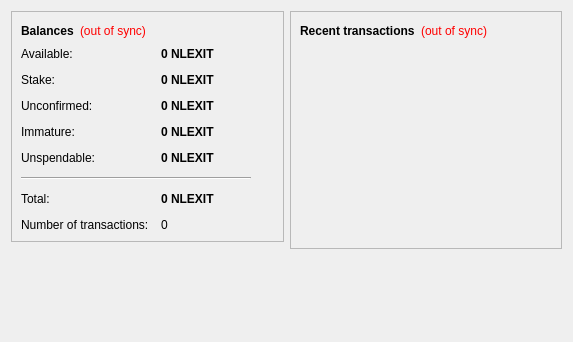
<?xml version="1.0" encoding="UTF-8"?>
<ui version="4.0">
 <class>OverviewPage</class>
 <widget class="QWidget" name="OverviewPage">
  <property name="geometry">
   <rect>
    <x>0</x>
    <y>0</y>
    <width>573</width>
    <height>342</height>
   </rect>
  </property>
  <property name="windowTitle">
   <string>Form</string>
  </property>
  <layout class="QHBoxLayout" name="horizontalLayout" stretch="1,1">
   <item>
    <layout class="QVBoxLayout" name="verticalLayout_2">
     <item>
      <widget class="QFrame" name="frame">
       <property name="frameShape">
        <enum>QFrame::StyledPanel</enum>
       </property>
       <property name="frameShadow">
        <enum>QFrame::Raised</enum>
       </property>
       <layout class="QVBoxLayout" name="verticalLayout_4">
        <item>
         <layout class="QHBoxLayout" name="horizontalLayout_4">
          <item>
           <widget class="QLabel" name="label_5">
            <property name="font">
             <font>
              <weight>75</weight>
              <bold>true</bold>
             </font>
            </property>
            <property name="text">
             <string>Balances</string>
            </property>
           </widget>
          </item>
          <item>
           <widget class="QLabel" name="labelWalletStatus">
            <property name="toolTip">
             <string>The displayed information may be out of date. Your wallet automatically synchronizes with the NLEXIT network after a connection is established, but this process has not completed yet.</string>
            </property>
            <property name="styleSheet">
             <string notr="true">QLabel { color: red; }</string>
            </property>
            <property name="text">
             <string notr="true">(out of sync)</string>
            </property>
            <property name="alignment">
             <set>Qt::AlignLeading|Qt::AlignLeft|Qt::AlignVCenter</set>
            </property>
           </widget>
          </item>
          <item>
           <spacer name="horizontalSpacer_2">
            <property name="orientation">
             <enum>Qt::Horizontal</enum>
            </property>
            <property name="sizeHint" stdset="0">
             <size>
              <width>40</width>
              <height>20</height>
             </size>
            </property>
           </spacer>
          </item>
         </layout>
        </item>
        <item>
         <layout class="QFormLayout" name="formLayout_2">
          <property name="fieldGrowthPolicy">
           <enum>QFormLayout::AllNonFixedFieldsGrow</enum>
          </property>
          <property name="horizontalSpacing">
           <number>12</number>
          </property>
          <property name="verticalSpacing">
           <number>12</number>
          </property>
          <item row="0" column="0">
           <widget class="QLabel" name="labelAvailableText">
            <property name="toolTip">
             <string>Your current available balance</string>
            </property>
            <property name="text">
             <string>Available:</string>
            </property>
           </widget>
          </item>
          <item row="0" column="1">
           <widget class="QLabel" name="labelAvailable">
            <property name="font">
             <font>
              <weight>75</weight>
              <bold>true</bold>
             </font>
            </property>
            <property name="cursor">
             <cursorShape>IBeamCursor</cursorShape>
            </property>
            <property name="toolTip">
             <string>Your current available balance</string>
            </property>
            <property name="text">
             <string notr="true">0 NLEXIT</string>
            </property>
            <property name="alignment">
             <set>Qt::AlignLeading|Qt::AlignLeft|Qt::AlignVCenter</set>
            </property>
            <property name="textInteractionFlags">
             <set>Qt::LinksAccessibleByMouse|Qt::TextSelectableByKeyboard|Qt::TextSelectableByMouse</set>
            </property>
           </widget>
          </item>
          <item row="1" column="0">
           <widget class="QLabel" name="label_6">
            <property name="toolTip">
             <string>Total of coins that was staked, and do not yet count toward the current balance</string>
            </property>
            <property name="text">
             <string>Stake:</string>
            </property>
           </widget>
          </item>
          <item row="1" column="1">
           <widget class="QLabel" name="labelStake">
            <property name="font">
             <font>
              <weight>75</weight>
              <bold>true</bold>
             </font>
            </property>
            <property name="cursor">
             <cursorShape>IBeamCursor</cursorShape>
            </property>
            <property name="toolTip">
             <string>Total of coins that was staked, and do not yet count toward the current balance</string>
            </property>
            <property name="text">
             <string notr="true">0 NLEXIT</string>
            </property>
            <property name="alignment">
             <set>Qt::AlignLeading|Qt::AlignLeft|Qt::AlignVCenter</set>
            </property>
            <property name="textInteractionFlags">
             <set>Qt::LinksAccessibleByMouse|Qt::TextSelectableByKeyboard|Qt::TextSelectableByMouse</set>
            </property>
           </widget>
          </item>
          <item row="2" column="0">
           <widget class="QLabel" name="label_3">
            <property name="toolTip">
             <string>Total of transactions that have yet to be confirmed, and do not yet count toward the current balance</string>
            </property>
            <property name="text">
             <string>Unconfirmed:</string>
            </property>
           </widget>
          </item>
          <item row="2" column="1">
           <widget class="QLabel" name="labelUnconfirmed">
            <property name="font">
             <font>
              <weight>75</weight>
              <bold>true</bold>
             </font>
            </property>
            <property name="cursor">
             <cursorShape>IBeamCursor</cursorShape>
            </property>
            <property name="toolTip">
             <string>Total of transactions that have yet to be confirmed, and do not yet count toward the current balance</string>
            </property>
            <property name="text">
             <string notr="true">0 NLEXIT</string>
            </property>
            <property name="alignment">
             <set>Qt::AlignLeading|Qt::AlignLeft|Qt::AlignVCenter</set>
            </property>
            <property name="textInteractionFlags">
             <set>Qt::LinksAccessibleByMouse|Qt::TextSelectableByKeyboard|Qt::TextSelectableByMouse</set>
            </property>
           </widget>
          </item>
          <item row="3" column="0">
           <widget class="QLabel" name="labelImmatureText">
            <property name="toolTip">
             <string>Mined balance that has not yet matured</string>
            </property>
            <property name="text">
             <string>Immature:</string>
            </property>
           </widget>
          </item>
          <item row="3" column="1">
           <widget class="QLabel" name="labelImmature">
            <property name="font">
             <font>
              <weight>75</weight>
              <bold>true</bold>
             </font>
            </property>
            <property name="toolTip">
             <string>Mined balance that has not yet matured</string>
            </property>
            <property name="text">
             <string notr="true">0 NLEXIT</string>
            </property>
            <property name="alignment">
             <set>Qt::AlignLeading|Qt::AlignLeft|Qt::AlignVCenter</set>
            </property>
            <property name="textInteractionFlags">
             <set>Qt::LinksAccessibleByMouse|Qt::TextSelectableByKeyboard|Qt::TextSelectableByMouse</set>
            </property>
           </widget>
          </item>
          <item row="4" column="0">
           <widget class="QLabel" name="labelBalanceWatchOnlyText">
            <property name="toolTip">
             <string>Your unspendable balance</string>
            </property>
            <property name="text">
             <string>Unspendable:</string>
            </property>
           </widget>
          </item>
          <item row="4" column="1">
           <widget class="QLabel" name="labelBalanceWatchOnly">
            <property name="font">
             <font>
              <weight>75</weight>
              <bold>true</bold>
             </font>
            </property>
            <property name="cursor">
             <cursorShape>IBeamCursor</cursorShape>
            </property>
            <property name="toolTip">
             <string>Your unspendable balance</string>
            </property>
            <property name="text">
             <string notr="true">0 NLEXIT</string>
            </property>
            <property name="alignment">
             <set>Qt::AlignLeading|Qt::AlignLeft|Qt::AlignVCenter</set>
            </property>
            <property name="textInteractionFlags">
             <set>Qt::LinksAccessibleByMouse|Qt::TextSelectableByKeyboard|Qt::TextSelectableByMouse</set>
            </property>
           </widget>
          </item>
          <item row="5" column="0" colspan="2">
           <widget class="Line" name="line">
            <property name="maximumSize">
             <size>
              <width>230</width>
              <height>16777215</height>
             </size>
            </property>
            <property name="orientation">
             <enum>Qt::Horizontal</enum>
            </property>
           </widget>
          </item>
          <item row="6" column="0">
           <widget class="QLabel" name="labelTotalText">
            <property name="toolTip">
             <string>Your current total balance</string>
            </property>
            <property name="text">
             <string>Total:</string>
            </property>
           </widget>
          </item>
          <item row="6" column="1">
           <widget class="QLabel" name="labelTotal">
            <property name="font">
             <font>
              <weight>75</weight>
              <bold>true</bold>
             </font>
            </property>
            <property name="toolTip">
             <string>Your current total balance</string>
            </property>
            <property name="text">
             <string notr="true">0 NLEXIT</string>
            </property>
            <property name="alignment">
             <set>Qt::AlignLeading|Qt::AlignLeft|Qt::AlignVCenter</set>
            </property>
            <property name="textInteractionFlags">
             <set>Qt::LinksAccessibleByMouse|Qt::TextSelectableByKeyboard|Qt::TextSelectableByMouse</set>
            </property>
           </widget>
          </item>
          <item row="7" column="0">
           <widget class="QLabel" name="label_2">
            <property name="toolTip">
             <string>Total number of transactions in wallet</string>
            </property>
            <property name="text">
             <string>Number of transactions:</string>
            </property>
           </widget>
          </item>
          <item row="7" column="1">
           <widget class="QLabel" name="labelNumTransactions">
            <property name="toolTip">
             <string>Total number of transactions in wallet</string>
            </property>
            <property name="text">
             <string notr="true">0</string>
            </property>
           </widget>
          </item>
         </layout>
        </item>
       </layout>
      </widget>
     </item>
     <item>
      <spacer name="verticalSpacer">
       <property name="orientation">
        <enum>Qt::Vertical</enum>
       </property>
       <property name="sizeHint" stdset="0">
        <size>
         <width>20</width>
         <height>40</height>
        </size>
       </property>
      </spacer>
     </item>
    </layout>
   </item>
   <item>
    <layout class="QVBoxLayout" name="verticalLayout_3">
     <item>
      <widget class="QFrame" name="frame_2">
       <property name="frameShape">
        <enum>QFrame::StyledPanel</enum>
       </property>
       <property name="frameShadow">
        <enum>QFrame::Raised</enum>
       </property>
       <layout class="QVBoxLayout" name="verticalLayout">
        <item>
         <layout class="QHBoxLayout" name="horizontalLayout_2">
          <item>
           <widget class="QLabel" name="label_4">
            <property name="text">
             <string>&lt;b&gt;Recent transactions&lt;/b&gt;</string>
            </property>
           </widget>
          </item>
          <item>
           <widget class="QLabel" name="labelTransactionsStatus">
            <property name="toolTip">
             <string>The displayed information may be out of date. Your wallet automatically synchronizes with the NLEXIT network after a connection is established, but this process has not completed yet.</string>
            </property>
            <property name="styleSheet">
             <string notr="true">QLabel { color: red; }</string>
            </property>
            <property name="text">
             <string notr="true">(out of sync)</string>
            </property>
            <property name="alignment">
             <set>Qt::AlignRight|Qt::AlignTrailing|Qt::AlignVCenter</set>
            </property>
           </widget>
          </item>
          <item>
           <spacer name="horizontalSpacer">
            <property name="orientation">
             <enum>Qt::Horizontal</enum>
            </property>
            <property name="sizeHint" stdset="0">
             <size>
              <width>40</width>
              <height>20</height>
             </size>
            </property>
           </spacer>
          </item>
         </layout>
        </item>
        <item>
         <widget class="QListView" name="listTransactions">
          <property name="styleSheet">
           <string notr="true">QListView { background: transparent; }</string>
          </property>
          <property name="frameShape">
           <enum>QFrame::NoFrame</enum>
          </property>
          <property name="verticalScrollBarPolicy">
           <enum>Qt::ScrollBarAlwaysOff</enum>
          </property>
          <property name="horizontalScrollBarPolicy">
           <enum>Qt::ScrollBarAlwaysOff</enum>
          </property>
          <property name="selectionMode">
           <enum>QAbstractItemView::NoSelection</enum>
          </property>
         </widget>
        </item>
       </layout>
      </widget>
     </item>
     <item>
      <spacer name="verticalSpacer_2">
       <property name="orientation">
        <enum>Qt::Vertical</enum>
       </property>
       <property name="sizeHint" stdset="0">
        <size>
         <width>20</width>
         <height>40</height>
        </size>
       </property>
      </spacer>
     </item>
    </layout>
   </item>
  </layout>
 </widget>
 <resources/>
 <connections/>
</ui>
